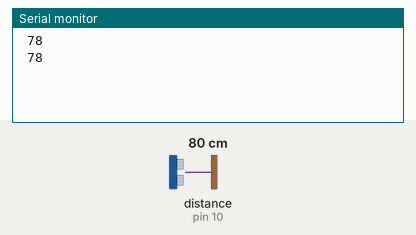
Bench run of a sketch on a simulated Arduino Uno, built with avr-gcc and run on an emulated ATmega328P. Parts: the last lines printed to the serial monitor. Wiring (inferred from the names in the program): ultrasonic range finder: trigger pin 9; echo pin 10. The test bench sets the inputs (shaded band); at power-on: distance to the obstacle (sensor on pin 10) 80 cm. The echo pulse lasts 58.3 µs per cm.

Above: at 1.8 s.
1.9 s: distance to the obstacle (sensor on pin 10) set to 2 cm
At 2.8 s:
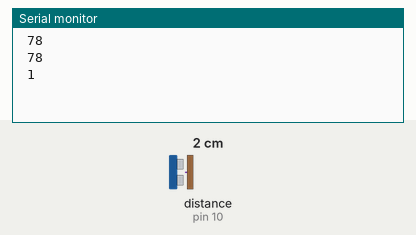
3.4 s: distance to the obstacle (sensor on pin 10) set to 4 cm
At 4.4 s:
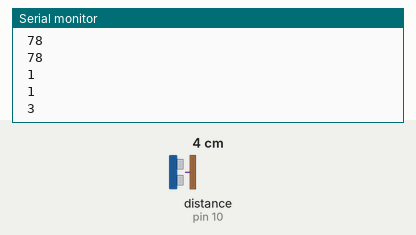
Timing chart, 0 to 6.4 s (numbered marks = the images above; inputs shaded):
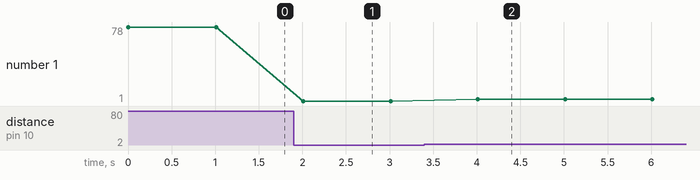

Measured:
- after the input at 1.9 s, the serial monitor: prints a new line after 0.11 s (image 1)
- after the input at 3.4 s, the serial monitor: prints a new line after 0.61 s (image 2)
- plotted number 1: 78 → 1 after the input at 1.9 s, 1 → 3 after the input at 3.4 s

The sketch:

WaterMonitoringSystem.ino
```cpp
const int trigPin = 9;
const int echoPin = 10;
long duration;
int distance;

void setup() {
  pinMode(trigPin, OUTPUT);
  pinMode(echoPin, INPUT);
  Serial.begin(38400);
}

void loop() {
  // Measure distance using ultrasonic sensor
  digitalWrite(trigPin, LOW);
  delayMicroseconds(2);
  digitalWrite(trigPin, HIGH);
  delayMicroseconds(10);
  digitalWrite(trigPin, LOW);

  long duration = pulseIn(echoPin, HIGH);
  int distance = duration * 0.034 / 2;

  // For debugging purposes, print to Serial Monitor
  Serial.print(" ");
  Serial.println(distance);

  delay(1000);  // Adjust delay as needed
}
```
